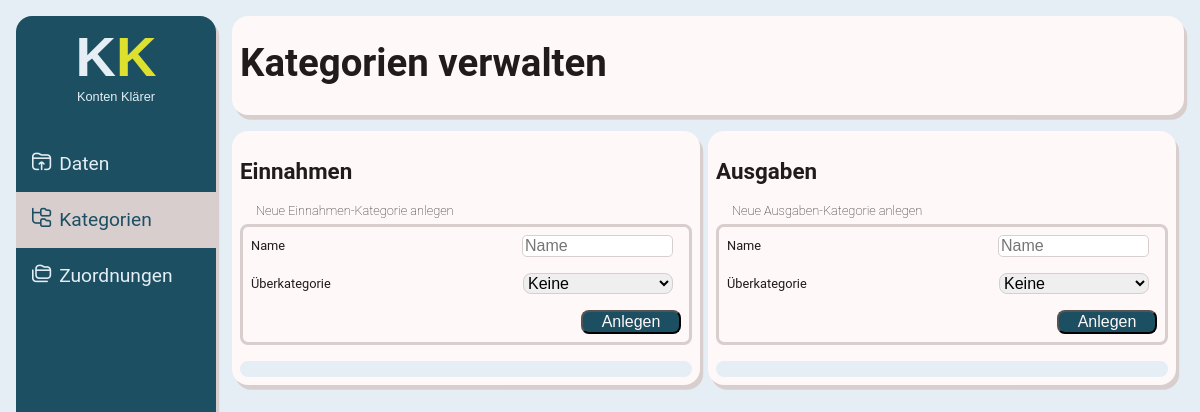
/categories/, run on an earlier commit of the app's database.
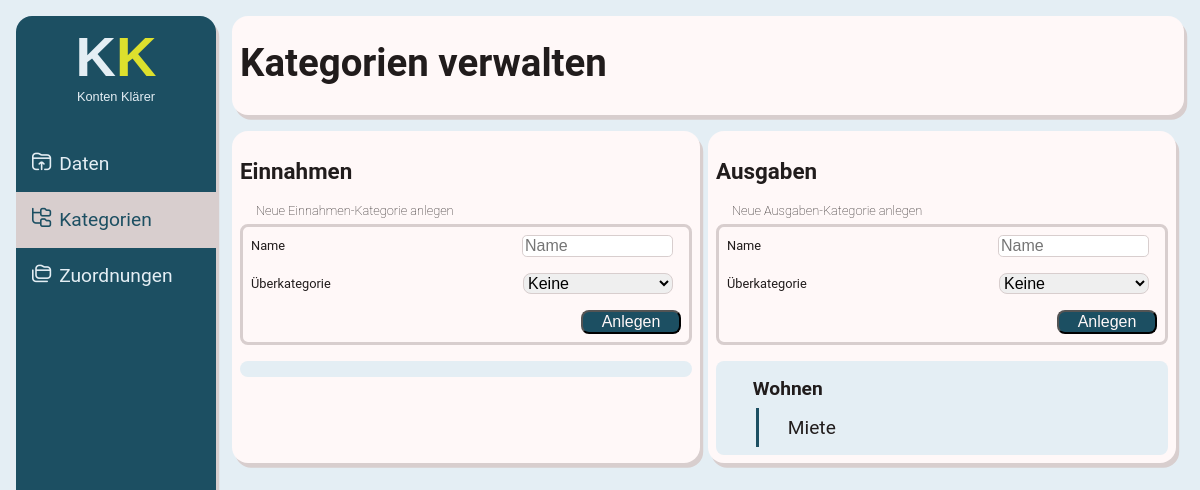
And on a later commit of the database.
### app/models.py (models this page shows)
class Category(models.Model):
    name = models.CharField(max_length=200)
    parent = models.ForeignKey(
        'self', on_delete=models.CASCADE, null=True, blank=True)
    expense = models.BooleanField(default=True)

### app/views.py (the view, shortened to what this page needs)
# urls.py: path('categories/', views.pageCategories, name='pageCategories'),
def pageCategories(request):
    message = ""
    categories_expense_tree = get_categories(expense=True)
    categories_expense_select = get_categories_select(expense=True)
    categories_income_tree = get_categories(expense=False)
    categories_income_select = get_categories_select(expense=False)
    active_page = "categories"
    context = {"categories_expense_tree": categories_expense_tree, "categories_income_tree": categories_income_tree,
               "categories_income_select": categories_income_select, "categories_expense_select": categories_expense_select, "active_page": active_page}
    return render(request, "pageCategories.html", context)

### app/models.py (called while the page is built)
def get_indentations(category):
    indentation = 0
    while category.parent != None:
        category = category.parent
        indentation += 1
    return indentation

def get_categories_select(expense=True):
    query = Category.objects.filter(expense=expense)
    return query

def get_categories(expense=True):
    query = Category.objects.filter(parent=None, expense=expense)
    categories = []
    for result in query:
        identations = get_indentations(result)
        categories.append((result.name, identations))
        get_children(result, categories)
    return (categories)

def get_children(parent, categories):
    query = Category.objects.filter(parent=parent)
    for result in query:
        identations = get_indentations(result)
        categories.append((result.name, identations))
        get_children(result, categories)
    return (categories)

### app/templates/pageCategories.html (shortened to what this page needs)
{% extends 'base.html' %}q
{% block content %}
<div class="content-box p1 m2b">
    <h1>Kategorien verwalten</h1>
</div>
<div class="flex-row m2b">
    <div class="content-box flex-grow p1 m1r">
        <h2>Einnahmen</h2>
        <form method="post">
            <div><h4>Neue Einnahmen-Kategorie anlegen</h4></div>
            <div class="flex-column inputform m2b">
                <div class="flex-row center-h m1r p1">
                   <div class="m1r"><label for="name">Name</label></div>
                   <div class="align-right"> <input type="text" name="name_income" placeholder="Name" required></div>
                </div>
                <div class="flex-row center-h m1r p1">
                   <div class="m1r"> <label for="parent">Überkategorie</label></div>
                   <div class="align-right"> <select name="parent" required>
                        <option value="0">Keine</option>
                        </select></div>
                </div>
                <div class="p1 align-right">
                    <input type="submit" value="Anlegen">
                </div>
            </div>
        </form>
       <div class="treeview p1">
        </div>
    </div>
    <div class="content-box flex-grow p1 m1r">
        <h2>Ausgaben</h2>
        <form method="post">
            <div><h4>Neue Ausgaben-Kategorie anlegen</h4></div>
            <div class="flex-column inputform m2b">
                <div class="flex-row center-h m1r p1">
                   <div class="m1r"><label for="name">Name</label></div>
                   <div class="align-right"> <input type="text" name="name_expense" placeholder="Name" required></div>
                </div>
                <div class="flex-row center-h m1r p1">
                   <div class="m1r"> <label for="parent">Überkategorie</label></div>
                   <div class="align-right"> <select name="parent" required>
                        <option value="0">Keine</option>
                        </select></div>
                </div>
                <div class="p1 align-right">
                    <input type="submit" value="Anlegen">
                </div>
            </div>
        </form>
       <div class="treeview p1">
            {% for item in categories_expense_tree %}
                {% if item.1 <= 3 %}
                    <div class="p1 tree-item tree{{item.1}}"><a class="link_trash_treeview" href="deletecategory/{{item.0}}"></a> {{item.0}}</div>
               {%else%}
                    <div class="p1 tree-item tree3"><a class="link_trash_treeview" href="deletecategory/{{item.0}}"><i class="fi-rr-trash"></i></a> **{{item.0}}</div>
                {% endif %}
            {% endfor %}
        </div>
    </div>
</div>
{% endblock %}

What changed in the data, as far as the page shows it:
added Category: name "Wohnen"
added Category: name "Miete"
